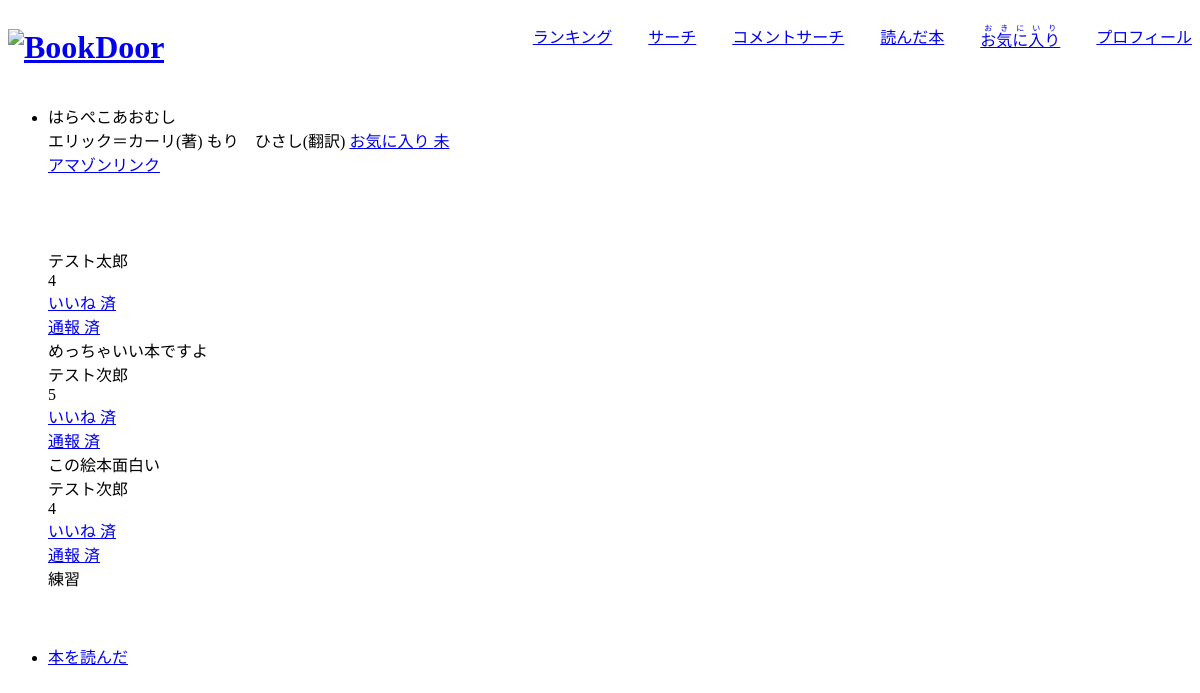
The page /book_detail/vcvUITk4Gw on the database its author committed.
### bookdoor/models.py (models this page shows, shortened)
class Book(models.Model):
  title=models.CharField(max_length=100)
  author=models.CharField(max_length=100,blank=True, null=True)
  illustrator=models.CharField(max_length=100,blank=True, null=True)
  translator=models.CharField(max_length=100,blank=True, null=True)
  publisher=models.CharField(max_length=100,blank=True, null=True)
  category_id=models.IntegerField(blank=True, null=True)
  url=models.CharField(max_length=100,blank=True, null=True)
  code=models.CharField(max_length=10)
  evaluation=models.FloatField(default=0)
  date=models.DateField(blank=True, null=True)

class BookComment(models.Model):
  data=[
    (5,'5'),
    (4,'4'),
    (3,'3'),
    (2,'2'),
    (1,'1')
  ]
  book=models.ForeignKey(Book,on_delete=models.CASCADE,related_name='book')
  writer=models.ForeignKey(settings.AUTH_USER_MODEL,on_delete=models.CASCADE,related_name='writer')
  evaluation=models.IntegerField(choices=data)
  title=models.CharField(max_length=20,blank=True, null=True)
  comment=models.CharField(max_length=5000,blank=True, null=True)
  code=models.CharField(max_length=10)
  spoiler=models.BooleanField(verbose_name='',default=False)
  date=models.DateField(blank=True,null=True)
  good=models.IntegerField(default=0)
  age=models.IntegerField(default=0)
  report=models.IntegerField(default=0)

### accounts/models.py (models this page shows, shortened)
class Profile(models.Model):
  owner=models.ForeignKey(settings.AUTH_USER_MODEL,on_delete=models.CASCADE)
  nickname=models.CharField(max_length=20)
  choices=models.IntegerField()
  secret=models.CharField(max_length=20)
  email=models.EmailField(unique=True,null=True,blank=True)

### bookdoor/views.py (the view, shortened to what this page needs)
# urls.py: path(r'book_detail/<str:book_code>',BookDetailView.as_view(), name='book_detail'),
class BookDetailView(TemplateView):
  def __init__(self):
    self.params={
      'form':BookSearchForm(),
      'comment':'',
      'book':'',
      'count':0,
    }
  def get(self,request,book_code):
    book=Book.objects.get(code=book_code)
    comment_item=BookComment.objects.filter(book=book.id)
    comment=[]
    for item in comment_item:
      if len(item.comment) != 0:
        profile=Profile.objects.get(owner=item.writer)
        item.nickname=profile.nickname
        comment.append(item)
    if request.user.is_authenticated:
      count=FavoriteBook.objects.filter(owner=request.user,book=book).count()
      self.params['count']=count
    self.params['comment']=comment
    self.params['book']=book
    return render(request,'bookdoor/book_detail.html', self.params)

### bookdoor/templates/bookdoor/book_detail.html (shortened to what this page needs)
{% extends 'bookdoor/layout.html' %}
{% block content %}
<ul>
  <li>
    <tr>
      <th>{{ book.title }}</th>
      <br>
      <td>
        {% if book.author != '' %}
        {{ book.author}}(著)
        {% endif %}
      </td>
      <td>
        {% if book.translator != '' %}
        {{ book.translator }}(翻訳)
        {% endif %}
      </td>
      <td>
        <a href="{% url 'bookdoor:favorite_book' book.code %}">
          お気に入り
          {% if count == 0 %}未
          {% else %}済
          {% endif %}
          </a>
      </td>
      <td>
        <div><a href="{{ book.url }}">アマゾンリンク</a></div>
      </td>
    </tr>
    <br><br><br><br>
    {% for item in comment %}
    <div>{{ item.nickname }}</div>
    <div>{{ item.evaluation }}</div>
    <div>
      <a href="{% url 'bookdoor:book_comment_good' item.code %}">
        いいね
        {% if item.count_good == 0 %}未
        {% else %}済
        {% endif %}
      </a>
    </div>
    <div>
    <a href="{% url 'bookdoor:book_comment_report' item.code %}">
      通報
      {% if item.count_report == 0 %}未
      {% else %}済
      {% endif %}
      </a>
    </div>
    <div>{{ item.comment }}</div>
    {% endfor %}
  </li>
  <br><br><br>
  <li><a href="{% url 'bookdoor:book_comment' book.code %}">本を読んだ</a></li>
</ul>
{% endblock %}

### rows shown on the page
Book: title "はらぺこあおむし", author "エリック＝カーリ", translator "もり ひさし"
BookComment: nickname "テスト太郎", evaluation "4", comment "めっちゃいい本ですよ"
BookComment: nickname "テスト次郎", evaluation "5", comment "この絵本面白い"
BookComment: nickname "テスト次郎", evaluation "4", comment "練習"
